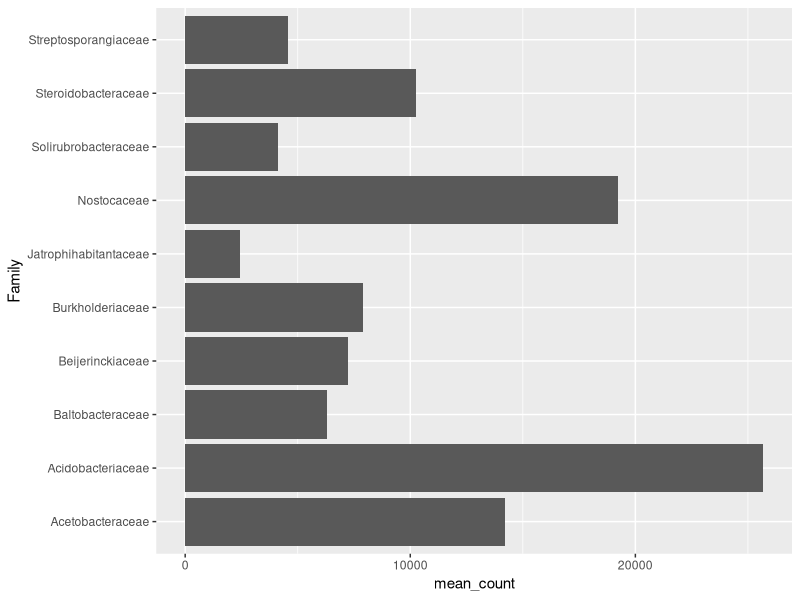
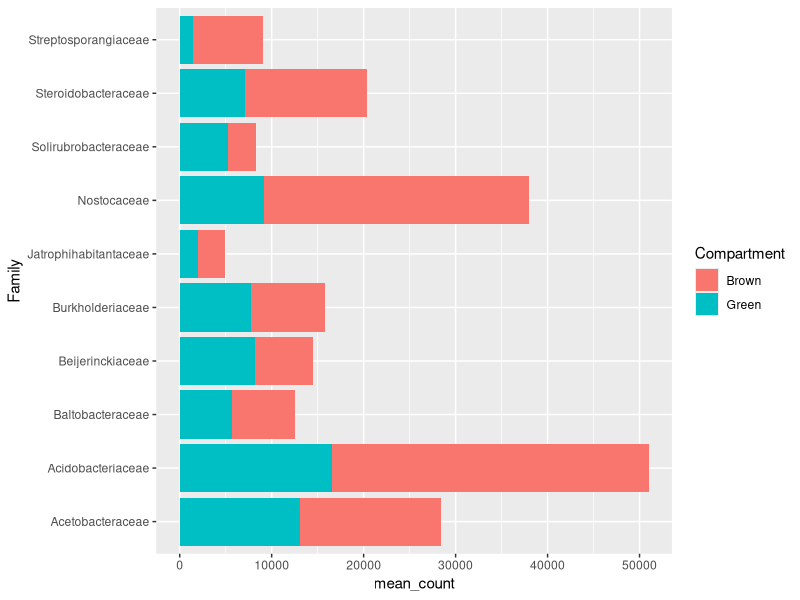
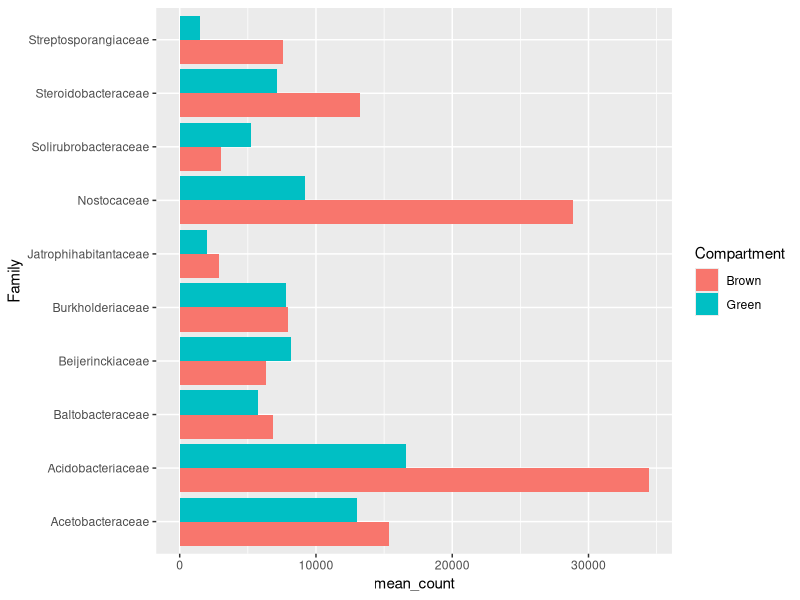
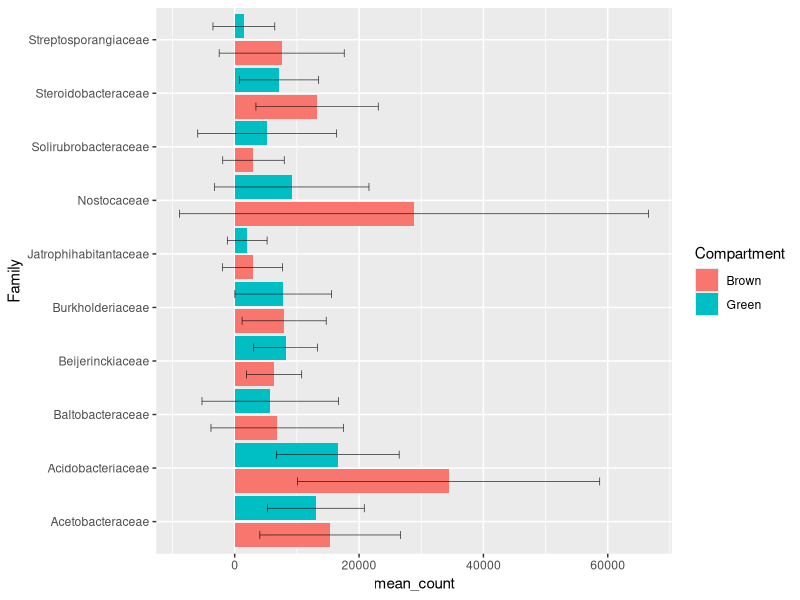
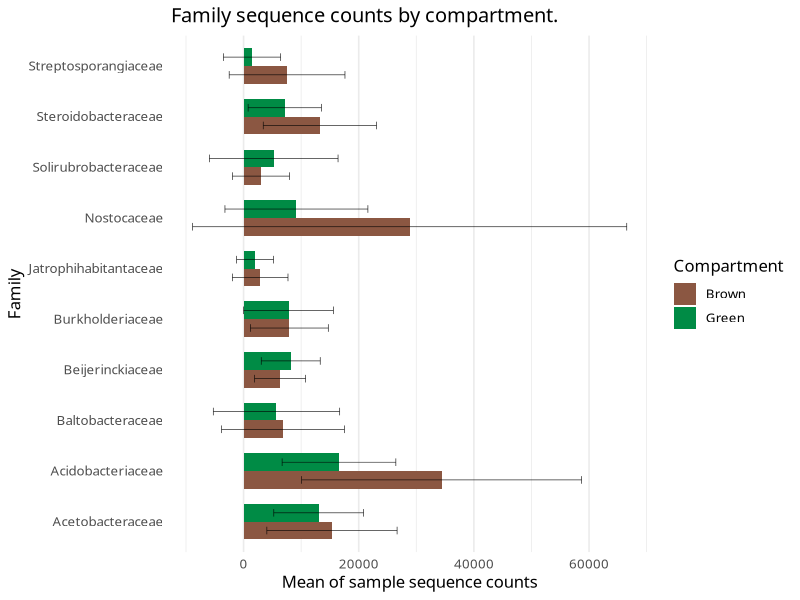
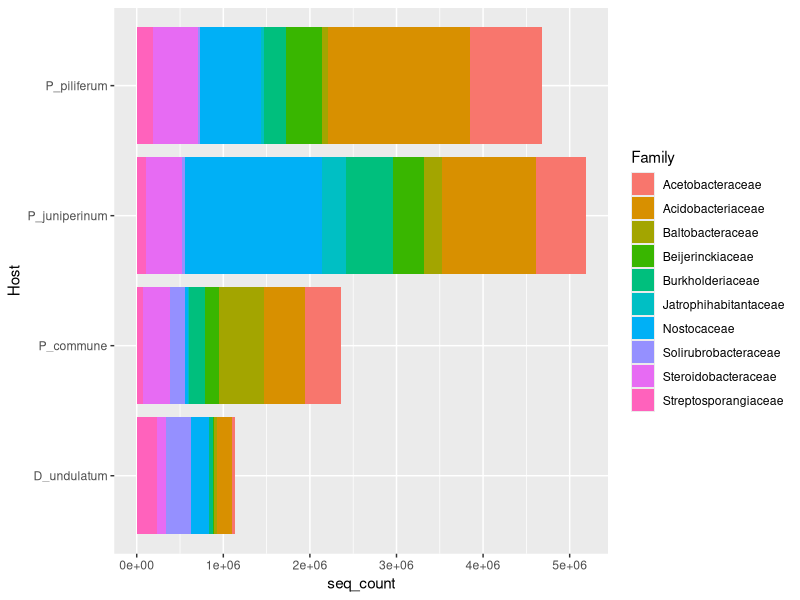
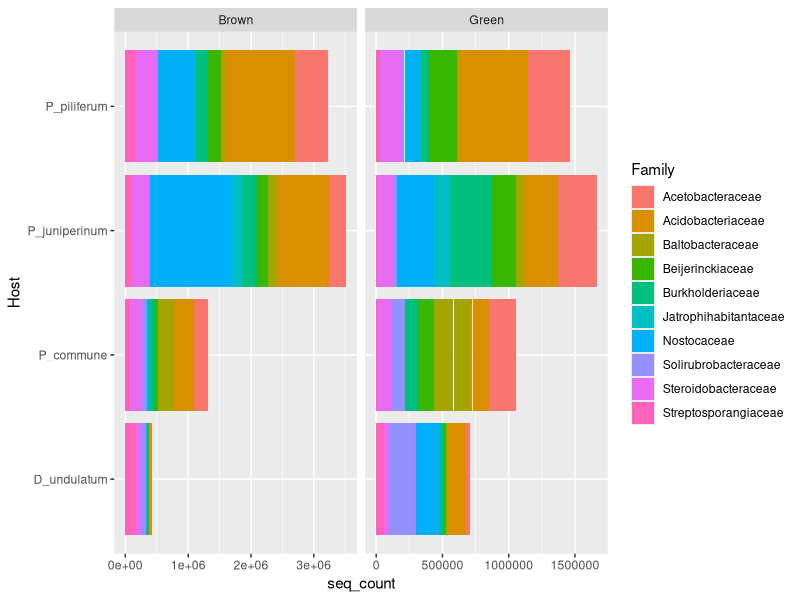
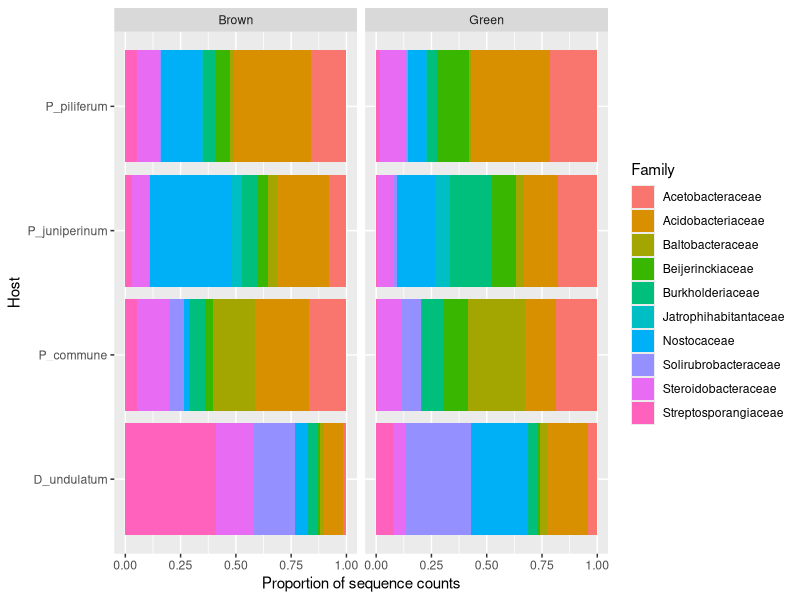

Write R code to recreate these figures, in order.
## ---- chunk 1
library(tidyverse)
## ---- chunk 2
# Import the data file
seq_count <- read.delim("../../Data/sequence_counts.tsv") # by default, read.delim assumes the file has a header, and that it is separated by tabulations ("\t")
head(seq_count)
# How many samples do we have by group and compartment ?
seq_count %>% 
  select(Sample, Host, Compartment) %>% # ignore the seq_count and Family columns
  unique %>% # Keep one line per unique combinations of these variables
  dplyr::summarise(n_samples = n(), # count the number of samples for each
                   .by = c('Host', 'Compartment'))
## ---- chunk 3
str(seq_count)
## ---- chunk 4
seq_count <- seq_count %>% 
  # the mutate() function modifies the values of a variable
  mutate(across(where(is.character), as.factor))

# Make sure the factors are as expected
str(seq_count)
## ---- chunk 5
# Dataframe
family.df <- seq_count %>% 
  group_by(Family) %>% 
  summarise(mean_count = mean(seq_count))

# Plot 
ggplot(family.df, 
       aes(x = mean_count, y = Family)
       ) + 
  geom_col() 
## ---- chunk 6
# Dataframe
familyComp.df <- seq_count %>% 
  group_by(Family, Compartment) %>% 
  summarise(mean_count = mean(seq_count),     
            sd_count = sd(seq_count),        # calculate SD
            .groups = 'drop')                # drops the grouping structure

# Plot
ggplot(familyComp.df, aes(x = mean_count, y = Family, 
                          fill = Compartment)) + # fill by compartment 
  geom_col() 
## ---- chunk 7
ggplot(familyComp.df, aes(x = mean_count, y = Family, fill = Compartment)) + 
  geom_col(position = "dodge") # Dodge the columns, so we can read the counts
## ---- chunk 8
ggplot(familyComp.df, aes(x = mean_count, y = Family, fill = Compartment)) + 
  geom_col(position = position_dodge(width = 1)) + # slight modificatino
  geom_errorbar(aes(xmin = mean_count - sd_count, 
                    xmax = mean_count + sd_count),
                width = 0.3, # size of the "caps"
                linewidth = 0.2, # thickness
                position = position_dodge(width = 1)) # same as geom_col
## ---- chunk 9
comp_colours <- c("lightsalmon4", "springgreen4")

myplot <- # save this plot as an object
  ggplot(familyComp.df, aes(x = mean_count, y = Family, fill = Compartment)) + 
  geom_col(position = position_dodge(width = 0.7), # cluster columns by family
           width = 0.7) + # readjust the columns so they don't overlap
  geom_errorbar(aes(xmin = mean_count - sd_count, xmax = mean_count + sd_count),
                width = 0.3, linewidth = 0.2, position = position_dodge(width = 0.7)) +
  scale_fill_manual(values = comp_colours) + # follows factor levels
  labs(title = "Family sequence counts by compartment.", # Title
       x = "Mean of sample sequence counts") + # meaningful label
  theme_minimal(base_family = "Baskerville", # new font, and this theme removes gray background
                base_size = 12) + # font size
  theme(panel.grid.major.y = element_blank()) # remove horizontal grid
myplot
## ---- chunk 10
ggsave(filename = "./barplot.jpg", plot = myplot, 
       width = 1600, height = 900, units = 'px', dpi = 150)
## ---- chunk 11
ggplot(seq_count, aes(y = Host, x = seq_count)) + 
  geom_col(aes(fill = Family))
      # Notice: we don't use the "dodge" option, so the counts stack.
## ---- chunk 12
ggplot(seq_count, aes(y = Host, x = seq_count)) + 
  geom_col(aes(fill = Family)) +
    # This is where the magic happens:
  facet_grid(cols = vars(Compartment), # Adds facets
             scales="free") # allows different x-axis scales for each facet
## ---- chunk 13
ggplot(seq_count, aes(y = Host, x = seq_count)) + 
  geom_col(aes(fill = Family), 
           position = 'fill') + # normalises total values to 1
  facet_grid(cols = vars(Compartment)) +
  xlab("Proportion of sequence counts") # not absolute values
